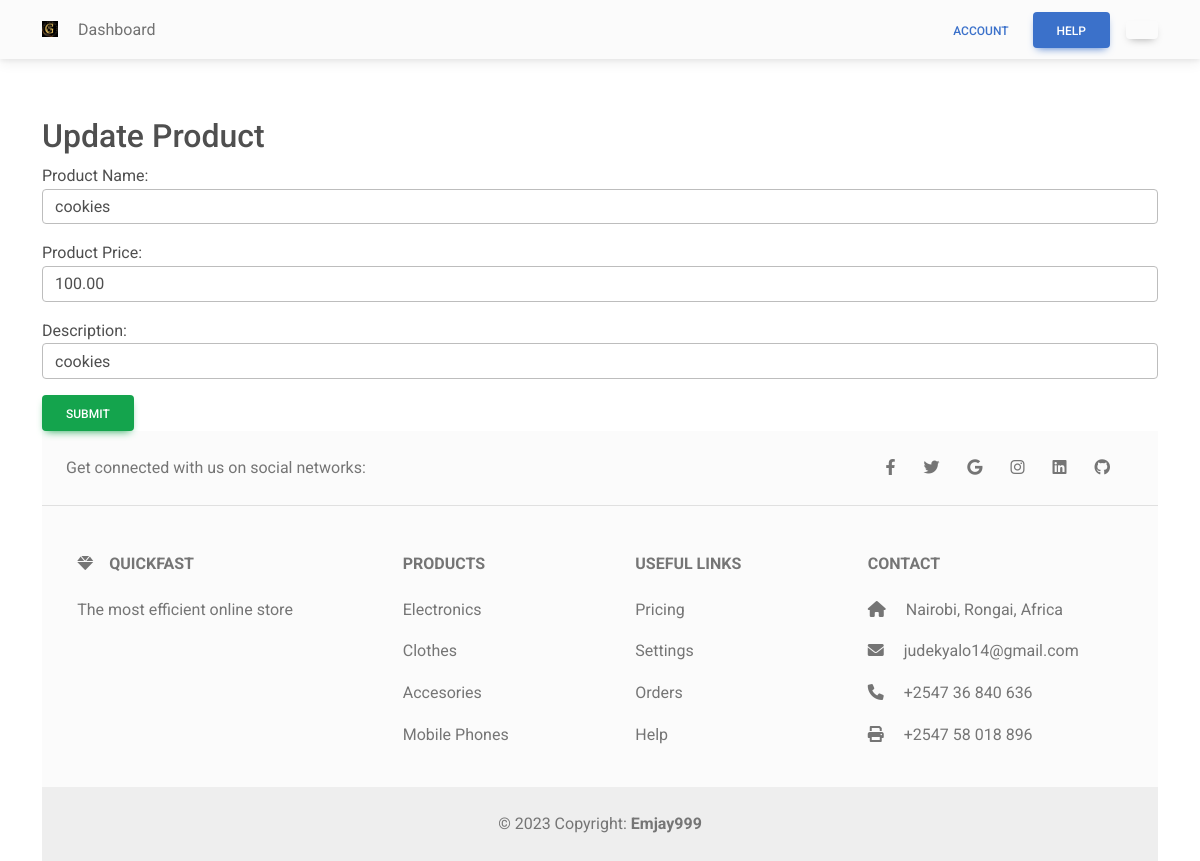
Page /products/update_product/8/ on the committed database.
### products/models.py (models this page shows, shortened)
class Product(models.Model):
	name = models.CharField(max_length=255)
	price = models.DecimalField(max_digits=10, decimal_places=2)
	description = models.CharField(max_length=1000)
	image = models.ImageField(default="default.png", upload_to="product_images")

### products/views.py (the view)
# urls.py: path('update_product/<int:pk>/', views.update_product, name="update_product"),
def update_product(request, pk):
	instance = get_object_or_404(Product, pk=pk)
	if request.method == "POST":
		form = ProductForm(request.POST, instance = instance)
		if form.is_valid():
			form.save()
			messages.success(request, "Product updated succesfully")
			return redirect("product_list")
		else:
			messages.error(request, "Unable to update the product")
	else:
		form = ProductForm(instance = instance)
	return render(request, "update_product.html",{"form" : form})

### products/forms.py
class ProductForm(forms.ModelForm):
    class Meta:
        model = Product
        fields = ['name', 'price', 'description']
        widgets = {
            'name': forms.TextInput(attrs={'class': 'form-control','placeholder': 'Enter product name'}),
            'price': forms.NumberInput(attrs={'class': 'form-control', 'placeholder': 'Enter product price', 'step': '1'}),
            'description': forms.TextInput(attrs={'class': 'form-control','placeholder': 'Enter product Description'}),
        }
        labels = {
            'name': 'Product Name',
            'price': 'Product Price',
        }

### templates/update_product.html (shortened to what this page needs)
{% extends "base.html" %}
{% block main %}
    <h2>Update Product</h2>
    <form method="post">
    {{ form.as_p }}
    <button type="submit" class="btn btn-success">Submit</button>
    </form>
{% endblock %}

### rows in the picture
Product: name "cookies", price "100.00", description "cookies"
